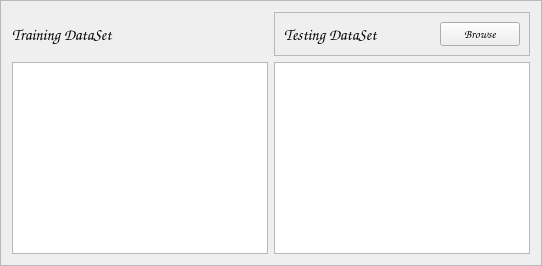
            <widget class="QFrame" name="frame_2">
             <property name="frameShape">
              <enum>QFrame::StyledPanel</enum>
             </property>
             <property name="frameShadow">
              <enum>QFrame::Raised</enum>
             </property>
             <layout class="QGridLayout" name="gridLayout_10">
              <item row="2" column="0">
               <widget class="QLabel" name="label_2">
                <property name="font">
                 <font>
                  <family>Comic Sans MS</family>
                  <pointsize>12</pointsize>
                 </font>
                </property>
                <property name="text">
                 <string>Training DataSet</string>
                </property>
               </widget>
              </item>
              <item row="2" column="1">
               <widget class="QFrame" name="frame_6">
                <property name="frameShape">
                 <enum>QFrame::StyledPanel</enum>
                </property>
                <property name="frameShadow">
                 <enum>QFrame::Raised</enum>
                </property>
                <layout class="QHBoxLayout" name="horizontalLayout">
                 <item>
                  <widget class="QLabel" name="label_3">
                   <property name="font">
                    <font>
                     <family>Comic Sans MS</family>
                     <pointsize>12</pointsize>
                    </font>
                   </property>
                   <property name="text">
                    <string>Testing DataSet</string>
                   </property>
                  </widget>
                 </item>
                 <item>
                  <spacer name="horizontalSpacer">
                   <property name="orientation">
                    <enum>Qt::Horizontal</enum>
                   </property>
                   <property name="sizeHint" stdset="0">
                    <size>
                     <width>40</width>
                     <height>20</height>
                    </size>
                   </property>
                  </spacer>
                 </item>
                 <item>
                  <widget class="QPushButton" name="pushButton_Browse">
                   <property name="font">
                    <font>
                     <family>Comic Sans MS</family>
                     <pointsize>9</pointsize>
                     <weight>50</weight>
                     <italic>false</italic>
                     <bold>false</bold>
                    </font>
                   </property>
                   <property name="text">
                    <string>Browse</string>
                   </property>
                  </widget>
                 </item>
                </layout>
               </widget>
              </item>
              <item row="3" column="0">
               <widget class="QTableView" name="tableView_train"/>
              </item>
              <item row="3" column="1">
               <widget class="QTableView" name="tableView_test"/>
              </item>
             </layout>
            </widget>
